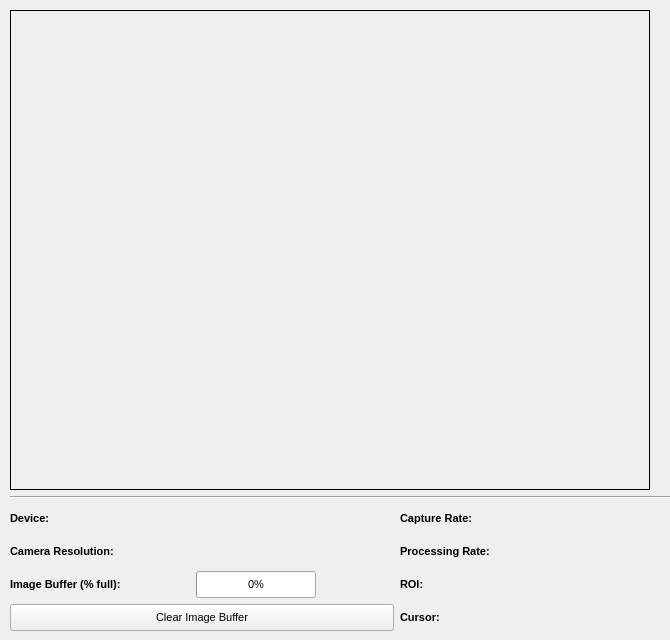
<?xml version="1.0" encoding="UTF-8"?>
<!--#    This file is part of Flywalk Reloaded. <http://flywalk.eempo.net>
#
#     flywalk@eempo.net - Pedro Gouveia
#
#
#    Flywalk Reloaded is free software: you can redistribute it and/or modify
#    it under the terms of the GNU General Public License as published by
#    the Free Software Foundation, version 2.
#
#    Flywalk Reloaded is distributed in the hope that it will be useful,
#    but WITHOUT ANY WARRANTY; without even the implied warranty of
#    MERCHANTABILITY or FITNESS FOR A PARTICULAR PURPOSE.  See the
#    GNU General Public License for more details.
#
#    You should have received a copy of the GNU General Public License
#    along with Flywalk Reloaded.  If not, see <http://www.gnu.org/licenses/>.
-->
<ui version="4.0">
 <class>CameraView</class>
 <widget class="QWidget" name="CameraView">
  <property name="geometry">
   <rect>
    <x>0</x>
    <y>0</y>
    <width>670</width>
    <height>640</height>
   </rect>
  </property>
  <property name="windowTitle">
   <string>Form</string>
  </property>
  <widget class="QWidget" name="layoutWidget">
   <property name="geometry">
    <rect>
     <x>10</x>
     <y>10</y>
     <width>664</width>
     <height>621</height>
    </rect>
   </property>
   <layout class="QVBoxLayout" name="verticalLayout_2">
    <item>
     <widget class="FrameLabel" name="frameLabel">
      <property name="enabled">
       <bool>true</bool>
      </property>
      <property name="sizePolicy">
       <sizepolicy hsizetype="MinimumExpanding" vsizetype="MinimumExpanding">
        <horstretch>0</horstretch>
        <verstretch>0</verstretch>
       </sizepolicy>
      </property>
      <property name="minimumSize">
       <size>
        <width>640</width>
        <height>480</height>
       </size>
      </property>
      <property name="maximumSize">
       <size>
        <width>640</width>
        <height>480</height>
       </size>
      </property>
      <property name="mouseTracking">
       <bool>true</bool>
      </property>
      <property name="autoFillBackground">
       <bool>true</bool>
      </property>
      <property name="frameShape">
       <enum>QFrame::Box</enum>
      </property>
      <property name="scaledContents">
       <bool>false</bool>
      </property>
      <property name="alignment">
       <set>Qt::AlignCenter</set>
      </property>
     </widget>
    </item>
    <item>
     <widget class="Line" name="line">
      <property name="orientation">
       <enum>Qt::Horizontal</enum>
      </property>
     </widget>
    </item>
    <item>
     <layout class="QHBoxLayout" name="horizontalLayout_8">
      <item>
       <layout class="QVBoxLayout" name="verticalLayout">
        <item>
         <layout class="QHBoxLayout" name="horizontalLayout_2">
          <item>
           <widget class="QLabel" name="label_4">
            <property name="sizePolicy">
             <sizepolicy hsizetype="MinimumExpanding" vsizetype="MinimumExpanding">
              <horstretch>0</horstretch>
              <verstretch>0</verstretch>
             </sizepolicy>
            </property>
            <property name="minimumSize">
             <size>
              <width>180</width>
              <height>0</height>
             </size>
            </property>
            <property name="font">
             <font>
              <pointsize>8</pointsize>
              <weight>75</weight>
              <bold>true</bold>
             </font>
            </property>
            <property name="text">
             <string>Device:</string>
            </property>
            <property name="alignment">
             <set>Qt::AlignLeading|Qt::AlignLeft|Qt::AlignVCenter</set>
            </property>
           </widget>
          </item>
          <item>
           <widget class="QLabel" name="deviceNumberLabel">
            <property name="sizePolicy">
             <sizepolicy hsizetype="MinimumExpanding" vsizetype="MinimumExpanding">
              <horstretch>0</horstretch>
              <verstretch>0</verstretch>
             </sizepolicy>
            </property>
            <property name="minimumSize">
             <size>
              <width>180</width>
              <height>0</height>
             </size>
            </property>
            <property name="font">
             <font>
              <pointsize>8</pointsize>
             </font>
            </property>
            <property name="alignment">
             <set>Qt::AlignLeading|Qt::AlignLeft|Qt::AlignVCenter</set>
            </property>
           </widget>
          </item>
          <item>
           <spacer name="horizontalSpacer_5">
            <property name="orientation">
             <enum>Qt::Horizontal</enum>
            </property>
            <property name="sizeHint" stdset="0">
             <size>
              <width>40</width>
              <height>20</height>
             </size>
            </property>
           </spacer>
          </item>
         </layout>
        </item>
        <item>
         <layout class="QHBoxLayout" name="horizontalLayout_3">
          <item>
           <widget class="QLabel" name="label_5">
            <property name="sizePolicy">
             <sizepolicy hsizetype="MinimumExpanding" vsizetype="MinimumExpanding">
              <horstretch>0</horstretch>
              <verstretch>0</verstretch>
             </sizepolicy>
            </property>
            <property name="minimumSize">
             <size>
              <width>180</width>
              <height>0</height>
             </size>
            </property>
            <property name="font">
             <font>
              <pointsize>8</pointsize>
              <weight>75</weight>
              <bold>true</bold>
             </font>
            </property>
            <property name="text">
             <string>Camera Resolution:</string>
            </property>
            <property name="alignment">
             <set>Qt::AlignLeading|Qt::AlignLeft|Qt::AlignVCenter</set>
            </property>
           </widget>
          </item>
          <item>
           <widget class="QLabel" name="cameraResolutionLabel">
            <property name="sizePolicy">
             <sizepolicy hsizetype="MinimumExpanding" vsizetype="MinimumExpanding">
              <horstretch>0</horstretch>
              <verstretch>0</verstretch>
             </sizepolicy>
            </property>
            <property name="minimumSize">
             <size>
              <width>180</width>
              <height>0</height>
             </size>
            </property>
            <property name="font">
             <font>
              <pointsize>8</pointsize>
             </font>
            </property>
            <property name="alignment">
             <set>Qt::AlignLeading|Qt::AlignLeft|Qt::AlignVCenter</set>
            </property>
           </widget>
          </item>
          <item>
           <spacer name="horizontalSpacer_6">
            <property name="orientation">
             <enum>Qt::Horizontal</enum>
            </property>
            <property name="sizeHint" stdset="0">
             <size>
              <width>40</width>
              <height>20</height>
             </size>
            </property>
           </spacer>
          </item>
         </layout>
        </item>
        <item>
         <layout class="QHBoxLayout" name="horizontalLayout">
          <item>
           <widget class="QLabel" name="label_1">
            <property name="sizePolicy">
             <sizepolicy hsizetype="MinimumExpanding" vsizetype="MinimumExpanding">
              <horstretch>0</horstretch>
              <verstretch>0</verstretch>
             </sizepolicy>
            </property>
            <property name="minimumSize">
             <size>
              <width>180</width>
              <height>0</height>
             </size>
            </property>
            <property name="font">
             <font>
              <pointsize>8</pointsize>
              <weight>75</weight>
              <bold>true</bold>
             </font>
            </property>
            <property name="text">
             <string>Image Buffer (% full):</string>
            </property>
            <property name="alignment">
             <set>Qt::AlignLeading|Qt::AlignLeft|Qt::AlignVCenter</set>
            </property>
           </widget>
          </item>
          <item>
           <widget class="QProgressBar" name="imageBufferBar">
            <property name="sizePolicy">
             <sizepolicy hsizetype="MinimumExpanding" vsizetype="MinimumExpanding">
              <horstretch>0</horstretch>
              <verstretch>0</verstretch>
             </sizepolicy>
            </property>
            <property name="minimumSize">
             <size>
              <width>120</width>
              <height>0</height>
             </size>
            </property>
            <property name="font">
             <font>
              <pointsize>8</pointsize>
             </font>
            </property>
            <property name="value">
             <number>0</number>
            </property>
           </widget>
          </item>
          <item>
           <widget class="QLabel" name="imageBufferLabel">
            <property name="sizePolicy">
             <sizepolicy hsizetype="MinimumExpanding" vsizetype="MinimumExpanding">
              <horstretch>0</horstretch>
              <verstretch>0</verstretch>
             </sizepolicy>
            </property>
            <property name="minimumSize">
             <size>
              <width>60</width>
              <height>0</height>
             </size>
            </property>
            <property name="font">
             <font>
              <pointsize>8</pointsize>
             </font>
            </property>
            <property name="text">
             <string/>
            </property>
            <property name="alignment">
             <set>Qt::AlignCenter</set>
            </property>
           </widget>
          </item>
          <item>
           <spacer name="horizontalSpacer_7">
            <property name="orientation">
             <enum>Qt::Horizontal</enum>
            </property>
            <property name="sizeHint" stdset="0">
             <size>
              <width>40</width>
              <height>20</height>
             </size>
            </property>
           </spacer>
          </item>
         </layout>
        </item>
        <item>
         <widget class="QPushButton" name="clearImageBufferButton">
          <property name="sizePolicy">
           <sizepolicy hsizetype="MinimumExpanding" vsizetype="MinimumExpanding">
            <horstretch>0</horstretch>
            <verstretch>0</verstretch>
           </sizepolicy>
          </property>
          <property name="minimumSize">
           <size>
            <width>360</width>
            <height>0</height>
           </size>
          </property>
          <property name="font">
           <font>
            <pointsize>8</pointsize>
           </font>
          </property>
          <property name="text">
           <string>Clear Image Buffer</string>
          </property>
         </widget>
        </item>
       </layout>
      </item>
      <item>
       <layout class="QVBoxLayout" name="verticalLayout_3">
        <item>
         <layout class="QHBoxLayout" name="horizontalLayout_7">
          <item>
           <widget class="QLabel" name="label_2">
            <property name="sizePolicy">
             <sizepolicy hsizetype="MinimumExpanding" vsizetype="MinimumExpanding">
              <horstretch>0</horstretch>
              <verstretch>0</verstretch>
             </sizepolicy>
            </property>
            <property name="minimumSize">
             <size>
              <width>110</width>
              <height>0</height>
             </size>
            </property>
            <property name="font">
             <font>
              <pointsize>8</pointsize>
              <weight>75</weight>
              <bold>true</bold>
             </font>
            </property>
            <property name="text">
             <string>Capture Rate:</string>
            </property>
            <property name="alignment">
             <set>Qt::AlignLeading|Qt::AlignLeft|Qt::AlignVCenter</set>
            </property>
           </widget>
          </item>
          <item>
           <widget class="QLabel" name="captureRateLabel">
            <property name="enabled">
             <bool>true</bool>
            </property>
            <property name="sizePolicy">
             <sizepolicy hsizetype="MinimumExpanding" vsizetype="MinimumExpanding">
              <horstretch>0</horstretch>
              <verstretch>0</verstretch>
             </sizepolicy>
            </property>
            <property name="minimumSize">
             <size>
              <width>70</width>
              <height>0</height>
             </size>
            </property>
            <property name="font">
             <font>
              <pointsize>8</pointsize>
             </font>
            </property>
            <property name="text">
             <string/>
            </property>
           </widget>
          </item>
          <item>
           <widget class="QLabel" name="nFramesCapturedLabel">
            <property name="sizePolicy">
             <sizepolicy hsizetype="MinimumExpanding" vsizetype="MinimumExpanding">
              <horstretch>0</horstretch>
              <verstretch>0</verstretch>
             </sizepolicy>
            </property>
            <property name="minimumSize">
             <size>
              <width>70</width>
              <height>0</height>
             </size>
            </property>
            <property name="font">
             <font>
              <pointsize>8</pointsize>
             </font>
            </property>
            <property name="text">
             <string/>
            </property>
           </widget>
          </item>
          <item>
           <spacer name="horizontalSpacer_4">
            <property name="orientation">
             <enum>Qt::Horizontal</enum>
            </property>
            <property name="sizeHint" stdset="0">
             <size>
              <width>40</width>
              <height>20</height>
             </size>
            </property>
           </spacer>
          </item>
         </layout>
        </item>
        <item>
         <layout class="QHBoxLayout" name="horizontalLayout_6">
          <item>
           <widget class="QLabel" name="label_3">
            <property name="sizePolicy">
             <sizepolicy hsizetype="MinimumExpanding" vsizetype="MinimumExpanding">
              <horstretch>0</horstretch>
              <verstretch>0</verstretch>
             </sizepolicy>
            </property>
            <property name="minimumSize">
             <size>
              <width>110</width>
              <height>0</height>
             </size>
            </property>
            <property name="font">
             <font>
              <pointsize>8</pointsize>
              <weight>75</weight>
              <bold>true</bold>
             </font>
            </property>
            <property name="text">
             <string>Processing Rate:</string>
            </property>
           </widget>
          </item>
          <item>
           <widget class="QLabel" name="processingRateLabel">
            <property name="sizePolicy">
             <sizepolicy hsizetype="MinimumExpanding" vsizetype="MinimumExpanding">
              <horstretch>0</horstretch>
              <verstretch>0</verstretch>
             </sizepolicy>
            </property>
            <property name="minimumSize">
             <size>
              <width>70</width>
              <height>0</height>
             </size>
            </property>
            <property name="font">
             <font>
              <pointsize>8</pointsize>
             </font>
            </property>
            <property name="text">
             <string/>
            </property>
           </widget>
          </item>
          <item>
           <widget class="QLabel" name="nFramesProcessedLabel">
            <property name="sizePolicy">
             <sizepolicy hsizetype="MinimumExpanding" vsizetype="MinimumExpanding">
              <horstretch>0</horstretch>
              <verstretch>0</verstretch>
             </sizepolicy>
            </property>
            <property name="minimumSize">
             <size>
              <width>70</width>
              <height>0</height>
             </size>
            </property>
            <property name="font">
             <font>
              <pointsize>8</pointsize>
             </font>
            </property>
            <property name="text">
             <string/>
            </property>
           </widget>
          </item>
          <item>
           <spacer name="horizontalSpacer_3">
            <property name="orientation">
             <enum>Qt::Horizontal</enum>
            </property>
            <property name="sizeHint" stdset="0">
             <size>
              <width>40</width>
              <height>20</height>
             </size>
            </property>
           </spacer>
          </item>
         </layout>
        </item>
        <item>
         <layout class="QHBoxLayout" name="horizontalLayout_4">
          <item>
           <widget class="QLabel" name="label_6">
            <property name="sizePolicy">
             <sizepolicy hsizetype="MinimumExpanding" vsizetype="MinimumExpanding">
              <horstretch>0</horstretch>
              <verstretch>0</verstretch>
             </sizepolicy>
            </property>
            <property name="minimumSize">
             <size>
              <width>110</width>
              <height>0</height>
             </size>
            </property>
            <property name="font">
             <font>
              <pointsize>8</pointsize>
              <weight>75</weight>
              <bold>true</bold>
             </font>
            </property>
            <property name="text">
             <string>ROI:</string>
            </property>
           </widget>
          </item>
          <item>
           <widget class="QLabel" name="roiLabel">
            <property name="sizePolicy">
             <sizepolicy hsizetype="MinimumExpanding" vsizetype="MinimumExpanding">
              <horstretch>0</horstretch>
              <verstretch>0</verstretch>
             </sizepolicy>
            </property>
            <property name="minimumSize">
             <size>
              <width>140</width>
              <height>0</height>
             </size>
            </property>
            <property name="font">
             <font>
              <pointsize>8</pointsize>
             </font>
            </property>
            <property name="text">
             <string/>
            </property>
           </widget>
          </item>
          <item>
           <spacer name="horizontalSpacer_2">
            <property name="orientation">
             <enum>Qt::Horizontal</enum>
            </property>
            <property name="sizeHint" stdset="0">
             <size>
              <width>40</width>
              <height>20</height>
             </size>
            </property>
           </spacer>
          </item>
         </layout>
        </item>
        <item>
         <layout class="QHBoxLayout" name="horizontalLayout_5">
          <item>
           <widget class="QLabel" name="label_7">
            <property name="sizePolicy">
             <sizepolicy hsizetype="MinimumExpanding" vsizetype="MinimumExpanding">
              <horstretch>0</horstretch>
              <verstretch>0</verstretch>
             </sizepolicy>
            </property>
            <property name="minimumSize">
             <size>
              <width>110</width>
              <height>0</height>
             </size>
            </property>
            <property name="font">
             <font>
              <pointsize>8</pointsize>
              <weight>75</weight>
              <bold>true</bold>
             </font>
            </property>
            <property name="text">
             <string>Cursor:</string>
            </property>
           </widget>
          </item>
          <item>
           <widget class="QLabel" name="mouseCursorPosLabel">
            <property name="sizePolicy">
             <sizepolicy hsizetype="MinimumExpanding" vsizetype="MinimumExpanding">
              <horstretch>0</horstretch>
              <verstretch>0</verstretch>
             </sizepolicy>
            </property>
            <property name="minimumSize">
             <size>
              <width>140</width>
              <height>0</height>
             </size>
            </property>
            <property name="font">
             <font>
              <pointsize>8</pointsize>
             </font>
            </property>
            <property name="text">
             <string/>
            </property>
           </widget>
          </item>
          <item>
           <spacer name="horizontalSpacer">
            <property name="orientation">
             <enum>Qt::Horizontal</enum>
            </property>
            <property name="sizeHint" stdset="0">
             <size>
              <width>40</width>
              <height>20</height>
             </size>
            </property>
           </spacer>
          </item>
         </layout>
        </item>
       </layout>
      </item>
     </layout>
    </item>
   </layout>
  </widget>
 </widget>
 <customwidgets>
  <customwidget>
   <class>FrameLabel</class>
   <extends>QLabel</extends>
   <header>FrameLabel.h</header>
  </customwidget>
 </customwidgets>
 <resources/>
 <connections/>
</ui>
